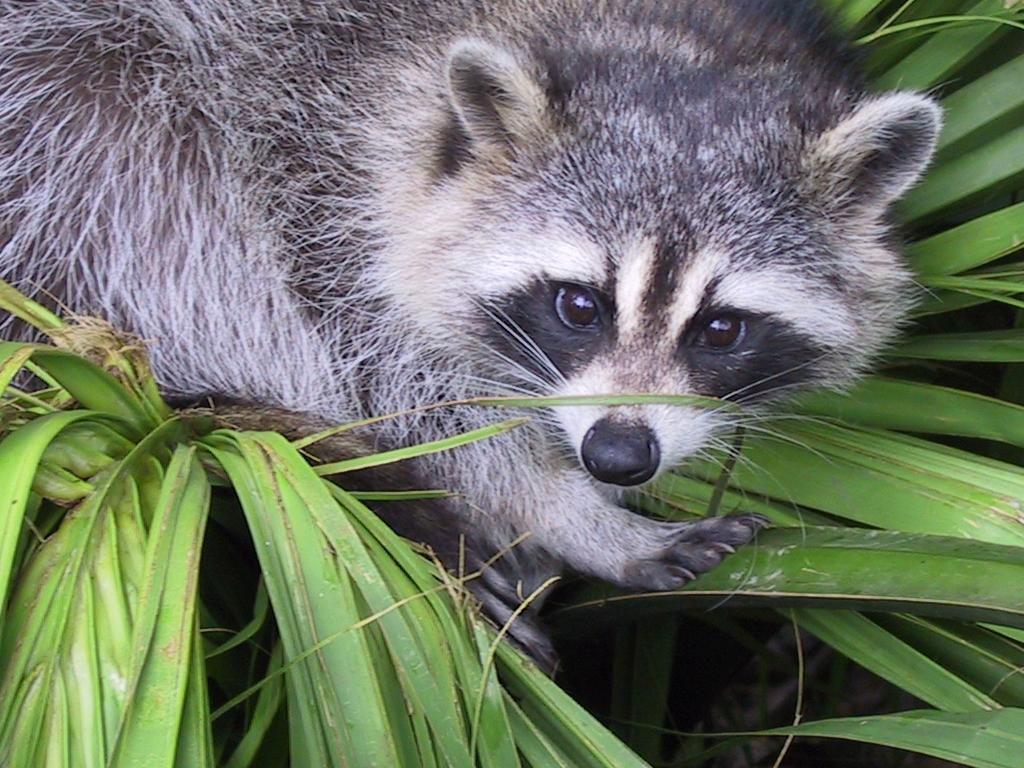
#> input picture python1_arrays/ex04/animal.jpeg, 1024 x 768 px
$ python rotate.py
#> lines starting #> are read from the running program, lines starting #| are printed output that depends on the picture
### python1_arrays/ex04/load_image.py
from PIL import Image

def open_image() -> any:
    '''Opens image and returns it'''
    try:
        img = Image.open("animal.jpeg")
#> img is the input picture: PIL image 1024x768 RGB; mean R, G, B 110.7, 117.7, 102.1
    except IOError:
        print("Could not open image...")
        return None

    return img

### python1_arrays/ex04/rotate.py
from load_image import open_image
from PIL import Image

def cropping_dimensions(img) -> tuple:
    '''calculates the coordinates of the box in which to crop the image'''
    center_x = (img.width + 250) / 2
#> center_x = 637
    center_y = (img.height - 170) / 2
#> center_y = 299
    half_resize_scale = 200

    left = center_x - half_resize_scale
#> left = 437
    right = center_x + half_resize_scale
#> right = 837
    up = center_y - half_resize_scale
#> up = 99
    down = center_y + half_resize_scale
#> down = 499

    return (left, up, right, down)


def transform_image() -> any:
    '''entry function that orchestrate the execution of the program, crops and discolor and rotate the image'''
    img = open_image()
    if img is None:
        return

    cropped_img = img.crop(cropping_dimensions(img))
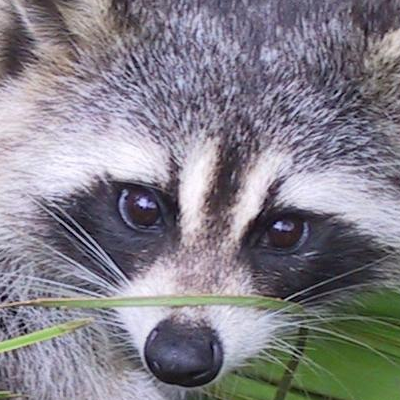
#> cropped_img: PIL image 400x400 RGB; mean R, G, B 131, 127.8, 136.6
    decolored_img = cropped_img.convert('L')
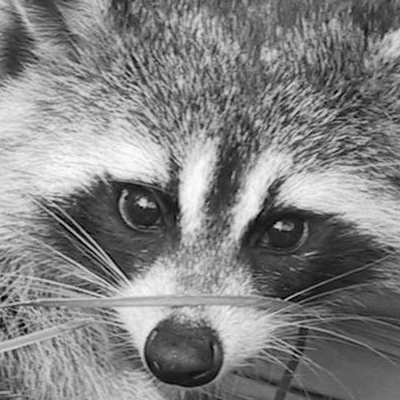
#> decolored_img: PIL image 400x400 L; min 0, max 253, mean 129.8

    rotated_image = Image.new(mode="L", size=(decolored_img.width, decolored_img.height))
#> rotated_image: PIL image 400x400 L; every value is 0

    for x in range(decolored_img.width):
        for y in range(decolored_img.height):
            rotated_image.putpixel(((y, x)),  decolored_img.getpixel((x, y)))
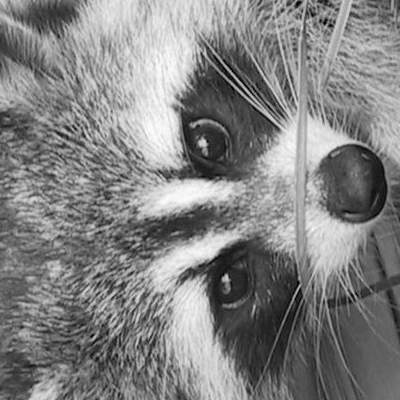
#> rotated_image: PIL image 400x400 L; min 0, max 253, mean 129.8

    rotated_image.show()


def main():
    transform_image()

if __name__ == "__main__":
    main()
